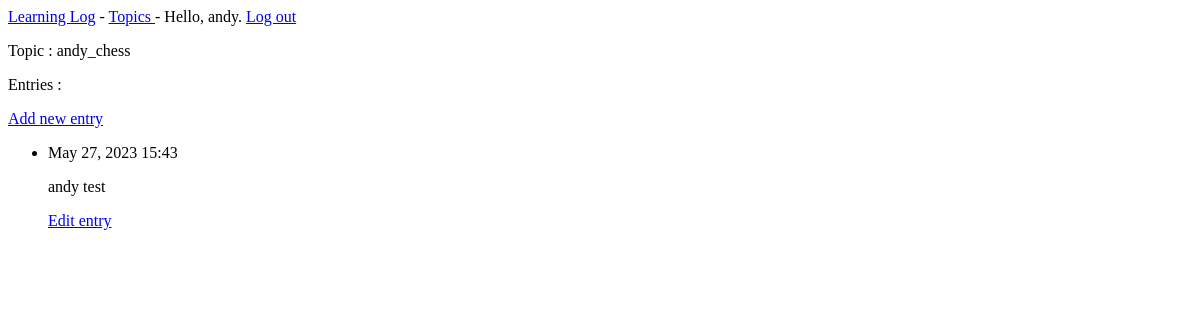
Page /topics/1/ (signed in) on the earlier database version.
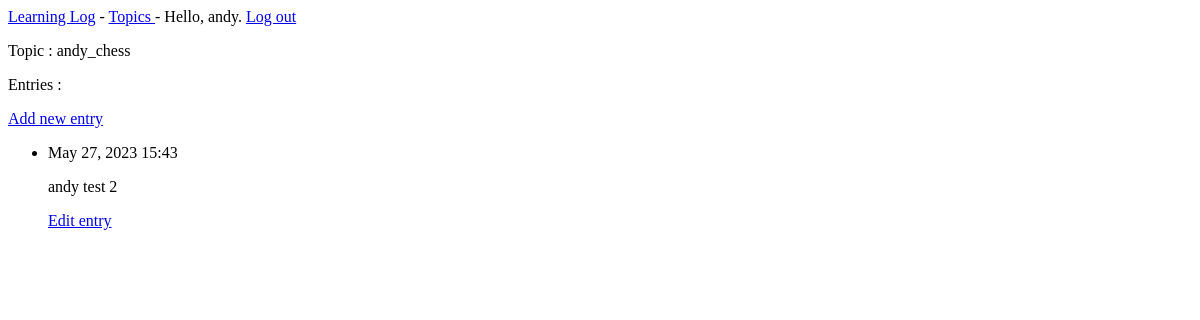
Same page on the later database version.
### learning_logs/models.py (models this page shows, shortened)
class Topic(models.Model):
    text = models.CharField(max_length = 200)
    date_added = models.DateTimeField(auto_now_add = True)
    owner = models.ForeignKey(User, on_delete = models.CASCADE)
    def __str__(self):
        return self.text

class Entry(models.Model):
    topic = models.ForeignKey(Topic, on_delete = models.CASCADE)
    text = models.TextField()
    date_added = models.DateTimeField(auto_now_add = True)
    class Meta:
        verbose_name_plural = 'entries'

### learning_logs/views.py (the view)
# urls.py: path('topics/<int:topic_id>/', views.topic,name='topic'),
@login_required
def topic(request, topic_id):
    topic = Topic.objects.get(id=topic_id)
    if topic.owner != request.user:
        raise Http404
    entries = topic.entry_set.order_by('-date_added')
    context = {'topic':topic, 'entries':entries}
    return render(request, 'learning_logs/topic.html',context)

### learning_logs/templates/learning_logs/topic.html (shortened to what this page needs)
{%extends "learning_logs/base.html"%}
{%block content%}
    <p> Topic : {{topic}}</p>
    <p> Entries :</p>
        <a href="{% url 'learning_logs:new_entry' topic.id %}">Add new entry</a>
    <ul>
        {%for entry in entries%}
            <li>
                <p>{{entry.date_added|date:'M d, Y H:i'}}</p>
                <p>{{entry.text|linebreaks}}</p>
                <p>
                    <a href = "{% url 'learning_logs:edit_entry' entry.id %}">Edit entry</a>
                </p>
            </li>
        {%empty%}
            <li>There are no entries for this topic yet.</li>
        {%endfor%}
    </ul>
{%endblock content%}

### learning_logs/templates/learning_logs/base.html
<p>
    <a href = "{% url 'learning_logs:index' %}"> Learning Log</a> -
    <a href = "{% url 'learning_logs:topics' %}"> Topics </a> -
    {% if user.is_authenticated %}
        Hello, {{user.username}}.
        <a href = "{% url 'users:logout' %}"> Log out</a>
    {% else %}
        <a href="{% url 'users:register' %}">Register</a> -
        <a href="{% url 'users:login' %}">Log in</a>
    {% endif %}
</p>
{% block content %}{% endblock content %}

Differences in the rows shown:
changed Entry: text "andy test" → "andy test 2"
